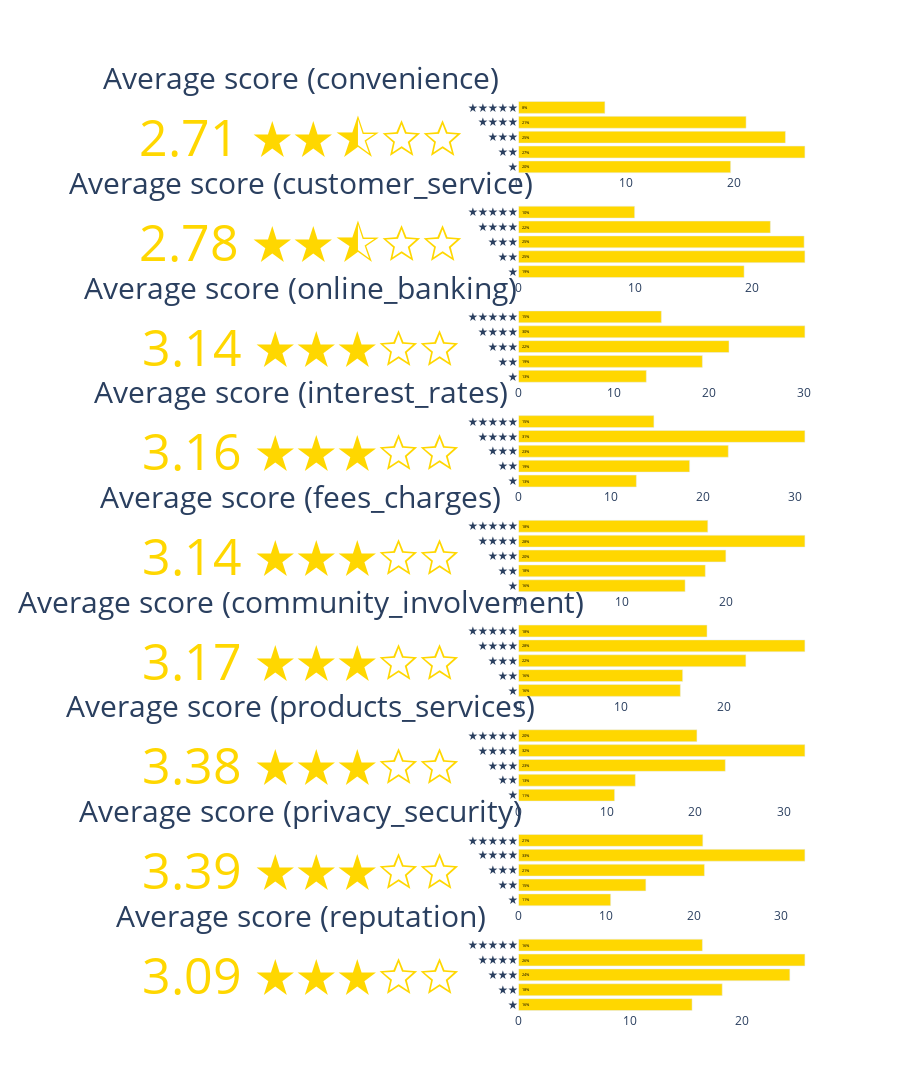

Notebook code cell kept with this figure:
### Markdown cell above
## Customer Satisfaction

As we can see from the graph, the majority of the customers are unfornately not satisfied with the bank. \
With only 42 percent of the customers being satisfied.

To look at the bright side, this means that there is a lot of room for improvement. \
But lets look at the scores in more detail.

Looking at the scores below we can see that the majority of the customers are not very thrilled with the bank. \
with the majority of the different dimension hovering around the three starts, which in nowadays is a pretty bad score. 

The dimensions which are doing best, while still not being good is the 'Products & Services' and 'Security' dimensions. \
While 'convenience' and 'customer service' are doing pretty bad with a score of 2.71 and 2.78 respectively.

All in all the bank has a lot of room for improvement...

### Code cell
stars = ["★", "★★", "★★★", "★★★★", "★★★★★"]

fig = sp.make_subplots(rows=len(customer_data.columns[8:-2]), cols=2, specs=[[{"type": "indicator"}, {}]] * len(customer_data.columns[8:-2]))

for index, columname in enumerate(customer_data.columns[8:-2]):
    ratings = customer_data[columname].dropna()

    percentages = [len(ratings[ratings == i])/len(ratings)*100 for i in range(1, 6)]

    full_stars = "★" * int(ratings.mean())
    half_star = "⯪" if ratings.mean() % 1 >= 0.5 else ""
    empty_stars = "☆" * (5 - len(full_stars + half_star))
    median_star_string = f"{full_stars}{half_star}{empty_stars}"

    bar_chart = go.Bar(
        x=percentages,
        y=stars,
        orientation="h",
        marker=dict(color="gold"),
        text=[f"{round(r)}%" for r in percentages],
        textposition="inside",
        insidetextanchor="start",
        textfont=dict(color="black")
    )

    median_box = go.Indicator(
        mode="number",
        value=round(ratings.mean(), 2),
        number=dict(suffix=f" {median_star_string}", font=dict(size=50, color="gold")),
        domain=dict(x=[0.7, 1], y=[0.4, 0.6]),
        title=dict(text=f"Average score ({columname})", font=dict(size=30)),
    )

    fig.add_trace(median_box, row=index+1, col=1)
    fig.add_trace(bar_chart, row=index+1, col=2)


fig.update_layout(
    showlegend=False,
    plot_bgcolor="white",
    margin=dict(l=150),
    height=3000,
)

fig.show()

### Figure 1 — Plotly figure (JSON) as saved in the notebook; plotly's stock layout.template omitted (floating-point values rounded to 4 significant figures)
{"data": [{"domain": {"x": [0, 0.45], "y": [0.9185, 1]}, "mode": "number", "number": {"font": {"color": "gold", "size": 50}, "suffix": " ★★⯪☆☆"}, "title": {"font": {"size": 30}, "text": "Average score (convenience)"}, "type": "indicator", "value": 2.71}, {"insidetextanchor": "start", "marker": {"color": "gold"}, "orientation": "h", "text": ["20%", "27%", "25%", "21%", "8%"], "textfont": {"color": "black"}, "textposition": "inside", "type": "bar", "x": [19.65, 26.53, 24.73, 21.08, 8.004], "xaxis": "x", "y": ["★", "★★", "★★★", "★★★★", "★★★★★"], "yaxis": "y"}, {"domain": {"x": [0, 0.45], "y": [0.8037, 0.8852]}, "mode": "number", "number": {"font": {"color": "gold", "size": 50}, "suffix": " ★★⯪☆☆"}, "title": {"font": {"size": 30}, "text": "Average score (customer_service)"}, "type": "indicator", "value": 2.78}, {"insidetextanchor": "start", "marker": {"color": "gold"}, "orientation": "h", "text": ["19%", "25%", "25%", "22%", "10%"], "textfont": {"color": "black"}, "textposition": "inside", "type": "bar", "x": [19.35, 24.57, 24.5, 21.61, 9.963], "xaxis": "x2", "y": ["★", "★★", "★★★", "★★★★", "★★★★★"], "yaxis": "y2"}, {"domain": {"x": [0, 0.45], "y": [0.6889, 0.7704]}, "mode": "number", "number": {"font": {"color": "gold", "size": 50}, "suffix": " ★★★☆☆"}, "title": {"font": {"size": 30}, "text": "Average score (online_banking)"}, "type": "indicator", "value": 3.14}, {"insidetextanchor": "start", "marker": {"color": "gold"}, "orientation": "h", "text": ["13%", "19%", "22%", "30%", "15%"], "textfont": {"color": "black"}, "textposition": "inside", "type": "bar", "x": [13.43, 19.33, 22.12, 30.1, 15.02], "xaxis": "x3", "y": ["★", "★★", "★★★", "★★★★", "★★★★★"], "yaxis": "y3"}, {"domain": {"x": [0, 0.45], "y": [0.5741, 0.6556]}, "mode": "number", "number": {"font": {"color": "gold", "size": 50}, "suffix": " ★★★☆☆"}, "title": {"font": {"size": 30}, "text": "Average score (interest_rates)"}, "type": "indicator", "value": 3.16}, {"insidetextanchor": "start", "marker": {"color": "gold"}, "orientation": "h", "text": ["13%", "19%", "23%", "31%", "15%"], "textfont": {"color": "black"}, "textposition": "inside", "type": "bar", "x": [12.8, 18.59, 22.79, 31.11, 14.71], "xaxis": "x4", "y": ["★", "★★", "★★★", "★★★★", "★★★★★"], "yaxis": "y4"}, {"domain": {"x": [0, 0.45], "y": [0.4593, 0.5407]}, "mode": "number", "number": {"font": {"color": "gold", "size": 50}, "suffix": " ★★★☆☆"}, "title": {"font": {"size": 30}, "text": "Average score (fees_charges)"}, "type": "indicator", "value": 3.14}, {"insidetextanchor": "start", "marker": {"color": "gold"}, "orientation": "h", "text": ["16%", "18%", "20%", "28%", "18%"], "textfont": {"color": "black"}, "textposition": "inside", "type": "bar", "x": [16.07, 18.02, 20.01, 27.63, 18.26], "xaxis": "x5", "y": ["★", "★★", "★★★", "★★★★", "★★★★★"], "yaxis": "y5"}, {"domain": {"x": [0, 0.45], "y": [0.3444, 0.4259]}, "mode": "number", "number": {"font": {"color": "gold", "size": 50}, "suffix": " ★★★☆☆"}, "title": {"font": {"size": 30}, "text": "Average score (community_involvement)"}, "type": "indicator", "value": 3.17}, {"insidetextanchor": "start", "marker": {"color": "gold"}, "orientation": "h", "text": ["16%", "16%", "22%", "28%", "18%"], "textfont": {"color": "black"}, "textposition": "inside", "type": "bar", "x": [15.74, 15.96, 22.11, 27.85, 18.33], "xaxis": "x6", "y": ["★", "★★", "★★★", "★★★★", "★★★★★"], "yaxis": "y6"}, {"domain": {"x": [0, 0.45], "y": [0.2296, 0.3111]}, "mode": "number", "number": {"font": {"color": "gold", "size": 50}, "suffix": " ★★★☆☆"}, "title": {"font": {"size": 30}, "text": "Average score (products_services)"}, "type": "indicator", "value": 3.38}, {"insidetextanchor": "start", "marker": {"color": "gold"}, "orientation": "h", "text": ["11%", "13%", "23%", "32%", "20%"], "textfont": {"color": "black"}, "textposition": "inside", "type": "bar", "x": [10.86, 13.21, 23.38, 32.38, 20.17], "xaxis": "x7", "y": ["★", "★★", "★★★", "★★★★", "★★★★★"], "yaxis": "y7"}, {"domain": {"x": [0, 0.45], "y": [0.1148, 0.1963]}, "mode": "number", "number": {"font": {"color": "gold", "size": 50}, "suffix": " ★★★☆☆"}, "title": {"font": {"size": 30}, "text": "Average score (privacy_security)"}, "type": "indicator", "value": 3.39}, {"insidetextanchor": "start", "marker": {"color": "gold"}, "orientation": "h", "text": ["11%", "15%", "21%", "33%", "21%"], "textfont": {"color": "black"}, "textposition": "inside", "type": "bar", "x": [10.52, 14.54, 21.22, 32.69, 21.04], "xaxis": "x8", "y": ["★", "★★", "★★★", "★★★★", "★★★★★"], "yaxis": "y8"}, {"domain": {"x": [0, 0.45], "y": [0, 0.08148]}, "mode": "number", "number": {"font": {"color": "gold", "size": 50}, "suffix": " ★★★☆☆"}, "title": {"font": {"size": 30}, "text": "Average score (reputation)"}, "type": "indicator", "value": 3.09}, {"insidetextanchor": "start", "marker": {"color": "gold"}, "orientation": "h", "text": ["16%", "18%", "24%", "26%", "16%"], "textfont": {"color": "black"}, "textposition": "inside", "type": "bar", "x": [15.51, 18.21, 24.25, 25.6, 16.44], "xaxis": "x9", "y": ["★", "★★", "★★★", "★★★★", "★★★★★"], "yaxis": "y9"}], "layout": {"height": 3000, "margin": {"l": 150}, "plot_bgcolor": "white", "showlegend": false, "xaxis": {"anchor": "y", "domain": [0.55, 1]}, "xaxis2": {"anchor": "y2", "domain": [0.55, 1]}, "xaxis3": {"anchor": "y3", "domain": [0.55, 1]}, "xaxis4": {"anchor": "y4", "domain": [0.55, 1]}, "xaxis5": {"anchor": "y5", "domain": [0.55, 1]}, "xaxis6": {"anchor": "y6", "domain": [0.55, 1]}, "xaxis7": {"anchor": "y7", "domain": [0.55, 1]}, "xaxis8": {"anchor": "y8", "domain": [0.55, 1]}, "xaxis9": {"anchor": "y9", "domain": [0.55, 1]}, "yaxis": {"anchor": "x", "domain": [0.9185, 1]}, "yaxis2": {"anchor": "x2", "domain": [0.8037, 0.8852]}, "yaxis3": {"anchor": "x3", "domain": [0.6889, 0.7704]}, "yaxis4": {"anchor": "x4", "domain": [0.5741, 0.6556]}, "yaxis5": {"anchor": "x5", "domain": [0.4593, 0.5407]}, "yaxis6": {"anchor": "x6", "domain": [0.3444, 0.4259]}, "yaxis7": {"anchor": "x7", "domain": [0.2296, 0.3111]}, "yaxis8": {"anchor": "x8", "domain": [0.1148, 0.1963]}, "yaxis9": {"anchor": "x9", "domain": [0, 0.08148]}}}
